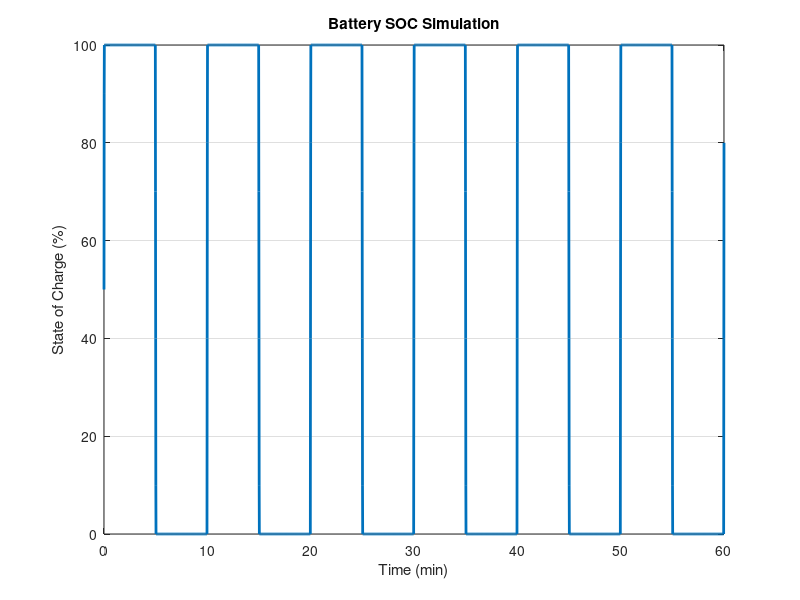

This chart was generated by the following MATLAB code:
%% Battery Parameters
Capacity = 5;          % Battery capacity in Ah
V_nom = 12;            % Nominal voltage (V)
SOC = 50;              % Initial state of charge (%)
I_charge = 2;          % Charging current (A)
I_discharge = 1.5;     % Discharging current (A)
dt = 1;                % Time step (s)
time = 0:dt:3600;      % 1 hour simulation

%% Initialize SOC array
SOC_array = zeros(size(time));
SOC_array(1) = SOC;

%% Simulate charge/discharge
for t = 2:length(time)
    if mod(t, 600) < 300
        SOC_array(t) = SOC_array(t-1) + (I_charge*dt/Capacity)*100;
    else
        SOC_array(t) = SOC_array(t-1) - (I_discharge*dt/Capacity)*100;
    end
    
    % Limit SOC to 0-100%
    SOC_array(t) = max(0, min(100, SOC_array(t)));
end

%% Plot SOC over time
figure;
plot(time/60, SOC_array, 'LineWidth', 2);
xlabel('Time (min)');
ylabel('State of Charge (%)');
title('Battery SOC Simulation');
grid on;
